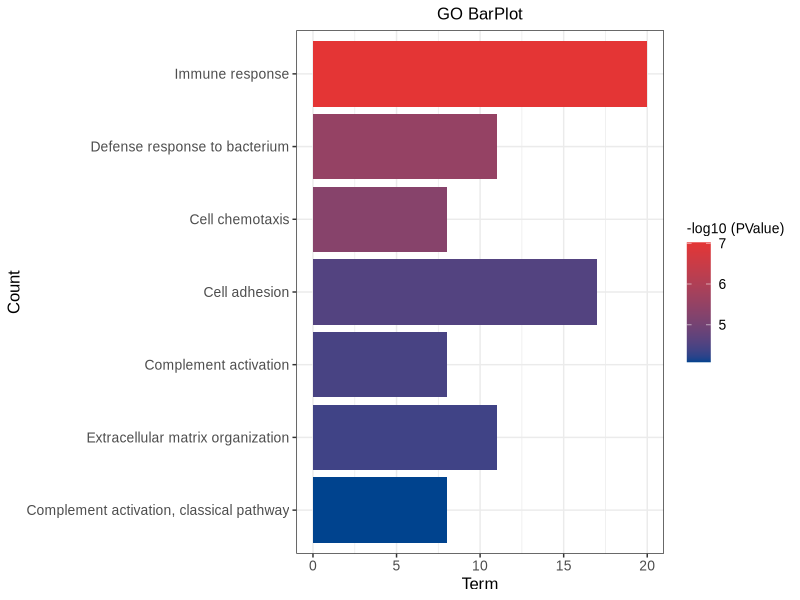

Generate this figure with R:
## ---- chunk 1
# 安装包
if (!requireNamespace("ggplot2", quietly = TRUE)) {
  install.packages("ggplot2")
}
if (!requireNamespace("stringr", quietly = TRUE)) {
  install.packages("stringr")
}

# 加载包
library(ggplot2)
library(stringr)
## ---- chunk 2
# 加载数据
data <- read.delim("files/Hiplot/008-barplot-gradient-data.txt", header = T)

# 整理数据格式
data[, 1] <- str_to_sentence(str_remove(data[, 1], pattern = "\\w+:\\d+\\W"))
topnum <- 7
data <- data[1:topnum, ]
data[, 1] <- factor(data[, 1], level = rev(unique(data[, 1])))

# 查看数据
head(data)
## ---- chunk 3
#| label: fig-1Barplot-gradient
#| fig-cap: "渐变柱状图"
#| out.width: "95%"
#| warning: false

# 渐变柱状图
p <- ggplot(data, aes(x = Term, y = Count, fill = -log10(PValue))) +
  geom_bar(stat = "identity") +
  ggtitle("GO BarPlot") +
  scale_fill_continuous(low = "#00438E", high = "#E43535") +
  scale_x_discrete(labels = function(x) {str_wrap(x, width = 65)}) +
  labs(fill = "-log10 (PValue)", y = "Term", x = "Count") +
  coord_flip() +
  theme_bw() +
  theme(text = element_text(family = "Arial"),
        plot.title = element_text(size = 12,hjust = 0.5),
        axis.title = element_text(size = 12),
        axis.text = element_text(size = 10),
        axis.text.x = element_text(angle = 0, hjust = 0.5),
        legend.position = "right",
        legend.direction = "vertical",
        legend.title = element_text(size = 10),
        legend.text = element_text(size = 10))

p
